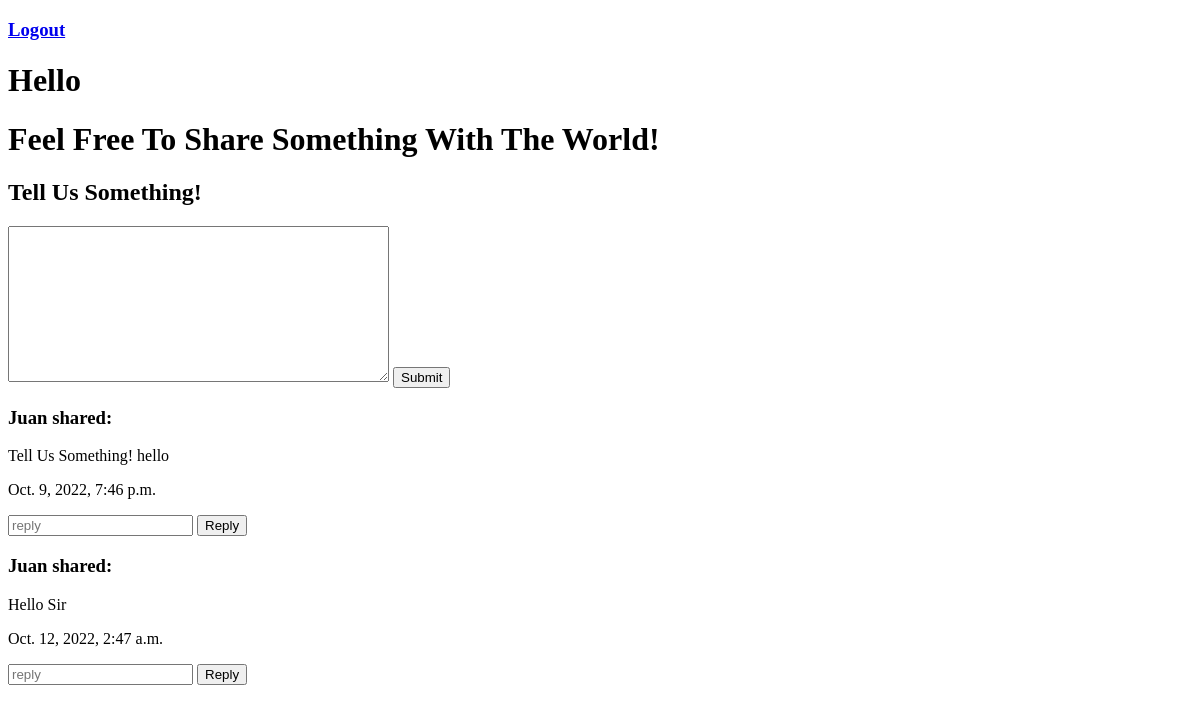
Page /home on the earlier database version.
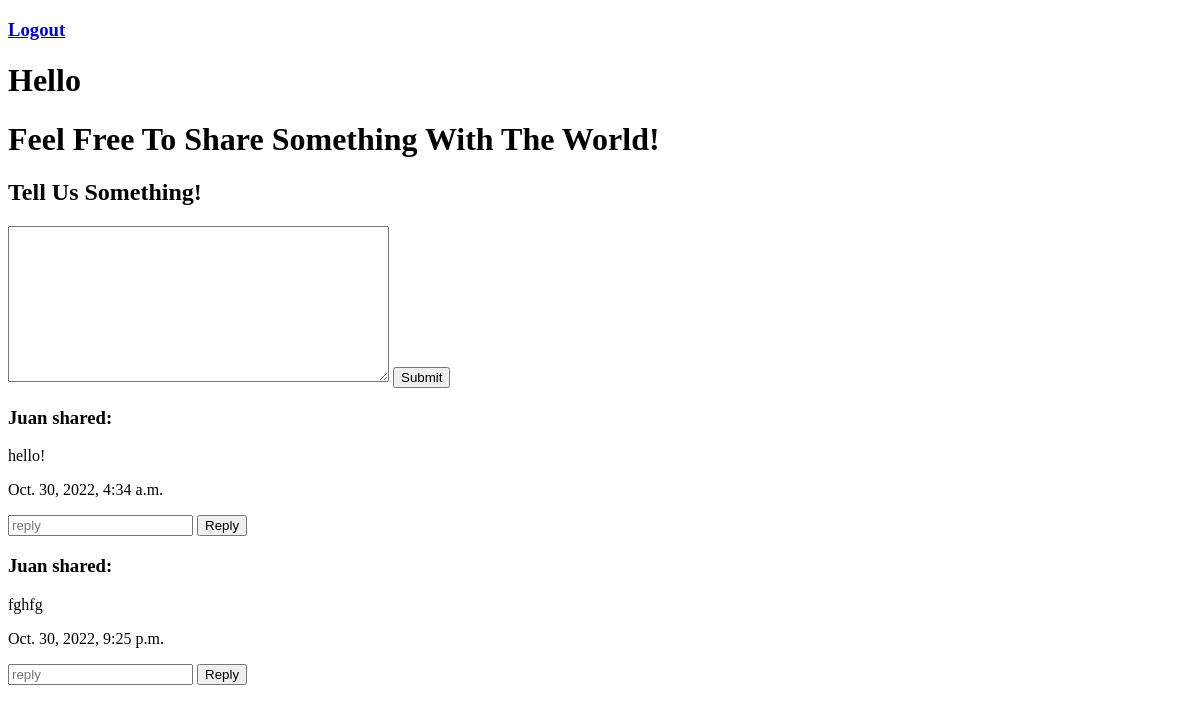
Same page on the later database version.
### blog_app/models.py (models this page shows)
class Post(models.Model):
    content = models.CharField(max_length=255)
    creator = models.ForeignKey(User, related_name="created_post", on_delete=models.CASCADE)
    reply = models.ForeignKey('self', null=True, related_name="replies", on_delete=models.CASCADE)
    created_at = models.DateTimeField(auto_now_add=True)
    updated_at = models.DateTimeField(auto_now=True)

class User(models.Model):
    first_name = models.CharField(max_length=225, null=True)
    last_name = models.CharField(max_length=225, null=True)
    email = models.EmailField()
    password = models.CharField(max_length=255)
    created_at = models.DateTimeField(auto_now_add=True)
    updated_at = models.DateTimeField(auto_now=True)
    objects = UserManager()

### blog_app/views.py (the view)
# urls.py: path('home', views.render_home),
def render_home(request):
    context = {
        'all_posts': Post.objects.all(),
        'all_replies': Response.objects.all()
    }
    return render(request, "home.html", context)

### blog_app/templates/home.html (shortened to what this page needs)
<!DOCTYPE html>
<html lang="en">
<head>
    {% load static %}
</head>
<body>
    <span>
        <h3><a href="/logout">Logout</h3></a>
    </span>
    <h1>Hello {{request.session.name}}</h1>
    <div class="post">
        <h1>Feel Free To Share Something With The World!</h1>
        <form action="/post_blog" method="POST">
            <h2>Tell Us Something!</h2>
            <textarea name="content" rows="10" cols="45">
            </textarea>
            <button>Submit</button>
        </form>
    </div>
    {% for post in all_posts %}
    <h3>{{post.creator.first_name}} shared:</h3>
    <p>{{post.content}}</p>
    <p>{{post.created_at}}</p>
    <form action="/reply" method="POST">
        <input type="text" placeholder="reply" name="text">
        <button>Reply</button>
    </form>
    {% endfor %}
</body>
</html>

Differences in the rows shown:
changed Post: content "Tell Us Something! hello" → "hello!"; created_at "Oct. 9, 2022, 7:46 p.m." → "Oct. 30, 2022, 4:34 a.m."
changed Post: content "Hello Sir" → "fghfg"; created_at "Oct. 12, 2022, 2:47 a.m." → "Oct. 30, 2022, 9:25 p.m."
